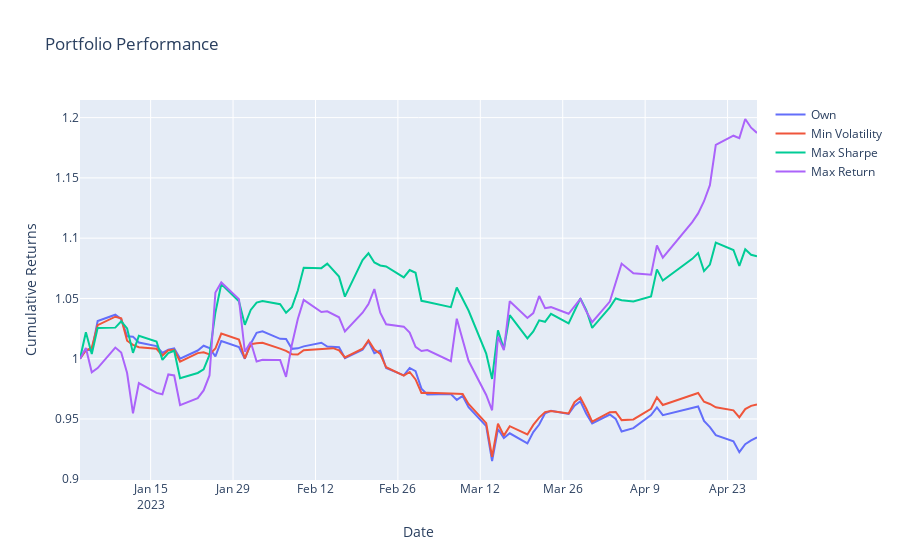

Notebook code cell kept with this figure:
### Code cell
# plot cumulative return
fig = go.Figure()
fig.add_trace(go.Scatter(x=df_port_cum.index, y=df_port_cum['Own'], name='Own'))
fig.add_trace(go.Scatter(x=df_port_cum.index, y=df_port_cum['Min Volatility'], name='Min Volatility'))
fig.add_trace(go.Scatter(x=df_port_cum.index, y=df_port_cum['Max Sharpe'], name='Max Sharpe'))
fig.add_trace(go.Scatter(x=df_port_cum.index, y=df_port_cum['Max Return'], name='Max Return'))
fig.update_layout(title='Portfolio Performance', yaxis_title='Cumulative Returns', xaxis_title='Date')
fig.show()
